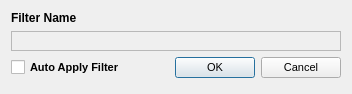
<?xml version="1.0" encoding="UTF-8"?>
<ui version="4.0">
 <class>Dialog</class>
 <widget class="QDialog" name="Dialog">
  <property name="geometry">
   <rect>
    <x>0</x>
    <y>0</y>
    <width>352</width>
    <height>94</height>
   </rect>
  </property>
  <property name="windowTitle">
   <string>Dialog</string>
  </property>
  <layout class="QGridLayout" name="gridLayout">
   <item row="2" column="1">
    <widget class="QDialogButtonBox" name="buttonBox">
     <property name="font">
      <font>
       <pointsize>8</pointsize>
      </font>
     </property>
     <property name="orientation">
      <enum>Qt::Horizontal</enum>
     </property>
     <property name="standardButtons">
      <set>QDialogButtonBox::Cancel|QDialogButtonBox::Ok</set>
     </property>
    </widget>
   </item>
   <item row="0" column="0" colspan="2">
    <widget class="QLabel" name="label">
     <property name="font">
      <font>
       <pointsize>9</pointsize>
       <bold>true</bold>
      </font>
     </property>
     <property name="text">
      <string>Filter Name</string>
     </property>
    </widget>
   </item>
   <item row="2" column="0">
    <widget class="QCheckBox" name="auto_apply">
     <property name="font">
      <font>
       <pointsize>8</pointsize>
       <bold>true</bold>
      </font>
     </property>
     <property name="text">
      <string>Auto Apply Filter</string>
     </property>
    </widget>
   </item>
   <item row="1" column="0" colspan="2">
    <widget class="QFrame" name="content">
     <property name="font">
      <font>
       <pointsize>8</pointsize>
      </font>
     </property>
     <property name="frameShape">
      <enum>QFrame::StyledPanel</enum>
     </property>
     <property name="frameShadow">
      <enum>QFrame::Raised</enum>
     </property>
     <layout class="QGridLayout" name="gridLayout_2"/>
    </widget>
   </item>
   <item row="3" column="1">
    <spacer name="verticalSpacer">
     <property name="orientation">
      <enum>Qt::Vertical</enum>
     </property>
     <property name="sizeHint" stdset="0">
      <size>
       <width>20</width>
       <height>40</height>
      </size>
     </property>
    </spacer>
   </item>
  </layout>
 </widget>
 <resources/>
 <connections>
  <connection>
   <sender>buttonBox</sender>
   <signal>accepted()</signal>
   <receiver>Dialog</receiver>
   <slot>accept()</slot>
   <hints>
    <hint type="sourcelabel">
     <x>248</x>
     <y>254</y>
    </hint>
    <hint type="destinationlabel">
     <x>157</x>
     <y>274</y>
    </hint>
   </hints>
  </connection>
  <connection>
   <sender>buttonBox</sender>
   <signal>rejected()</signal>
   <receiver>Dialog</receiver>
   <slot>reject()</slot>
   <hints>
    <hint type="sourcelabel">
     <x>316</x>
     <y>260</y>
    </hint>
    <hint type="destinationlabel">
     <x>286</x>
     <y>274</y>
    </hint>
   </hints>
  </connection>
 </connections>
</ui>
